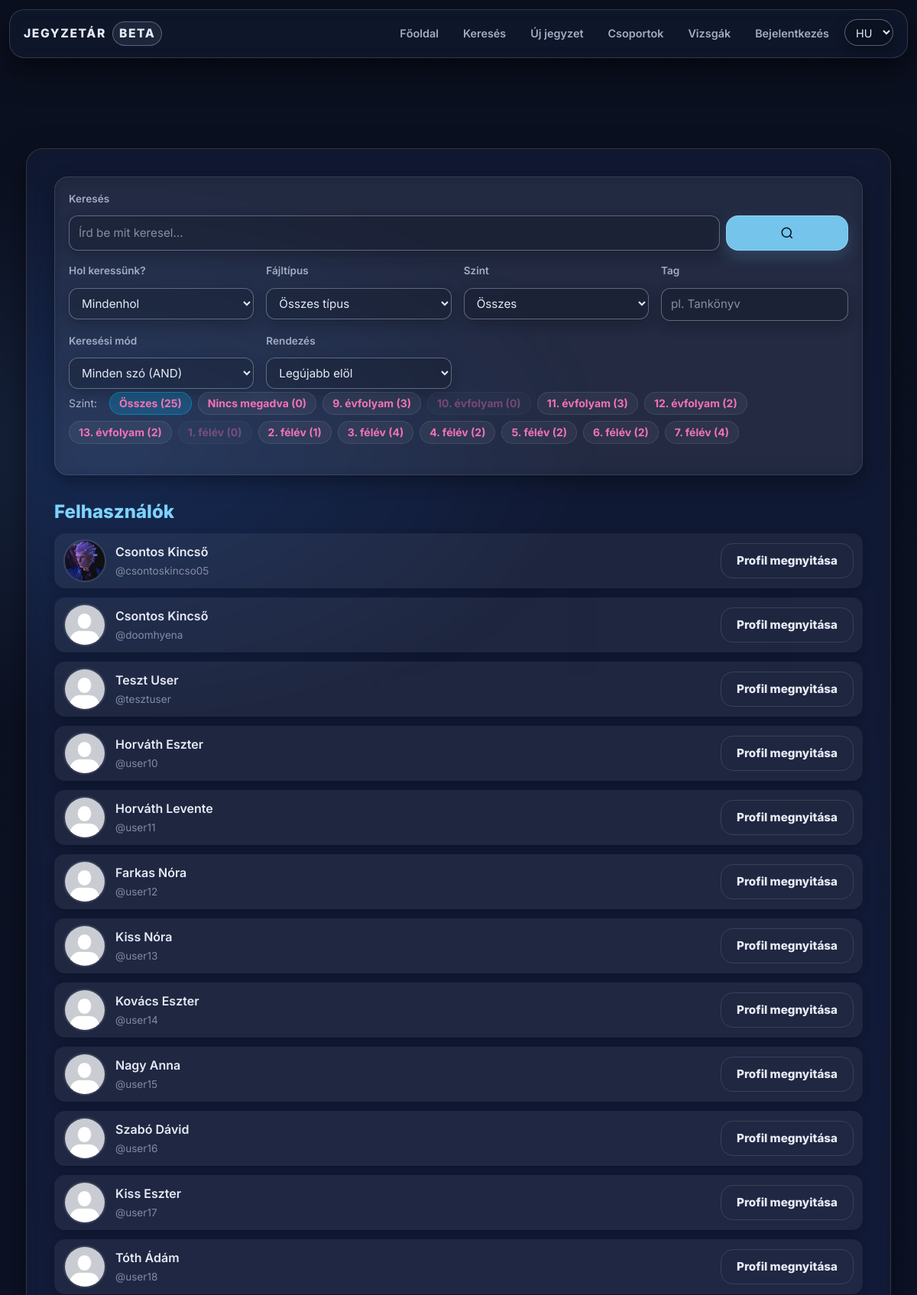
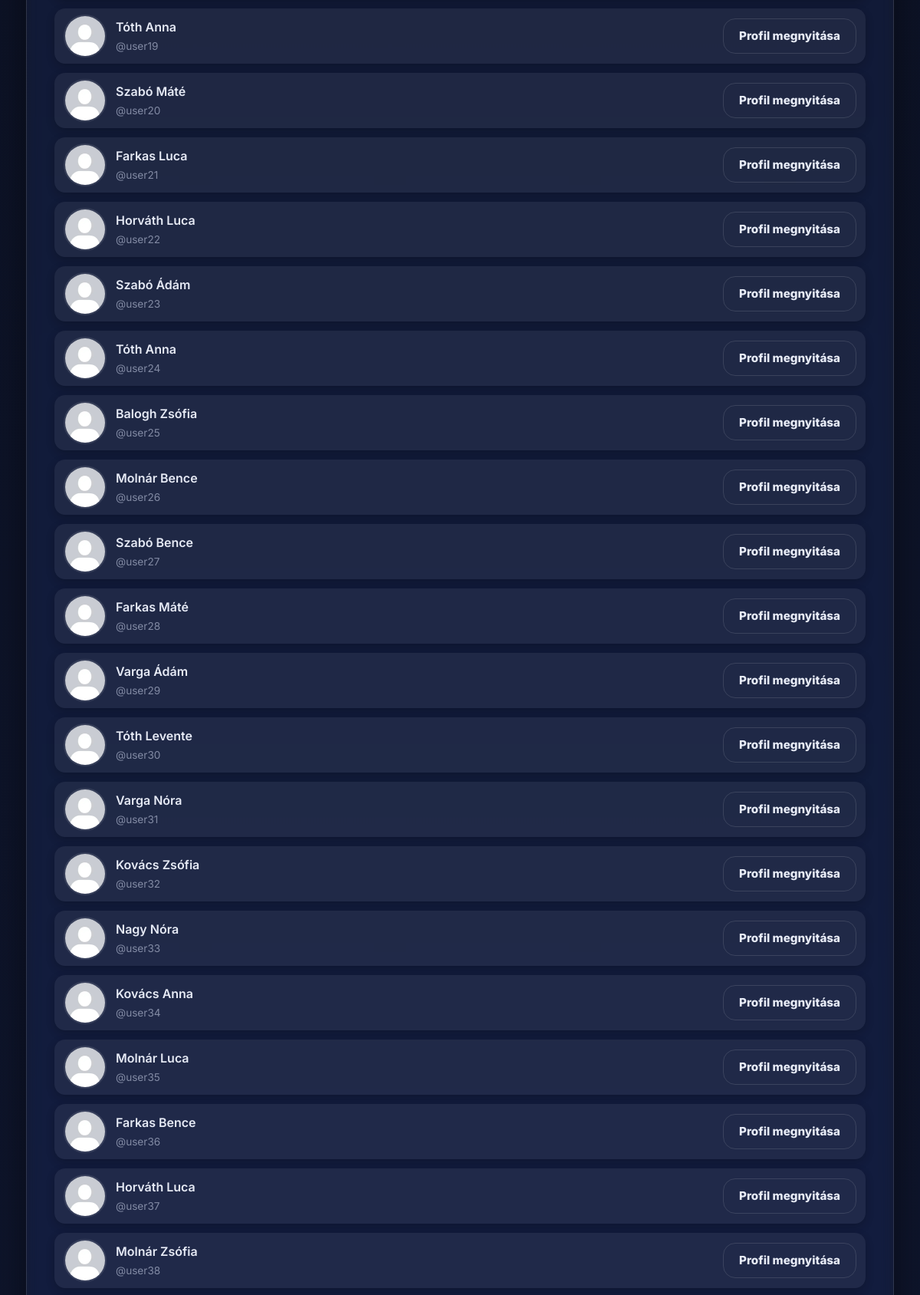
Screenshot of /search.php (upper part) with the database file from the repository (2 pictures, top to bottom).
### tables this page shows
CREATE TABLE `users` (
  `id` int(11) NOT NULL,
  `lastname` varchar(100) DEFAULT NULL,
  `firstname` varchar(100) DEFAULT NULL,
  `username` varchar(50) NOT NULL,
  `birthdate` date DEFAULT NULL,
  `gender` varchar(10) DEFAULT NULL,
  `email` varchar(50) NOT NULL,
  `profile_picture` varchar(255) DEFAULT NULL,
  `password` varchar(255) NOT NULL,
  `security_question` varchar(255) NOT NULL,
  `security_answer` varchar(255) NOT NULL,
  `admin` tinyint(1) NOT NULL,
  `teacher` tinyint(1) DEFAULT NULL,
  `registration_date` datetime DEFAULT NULL,
  `language` varchar(5) NOT NULL DEFAULT 'hu',
  `oauth_provider` varchar(20) DEFAULT NULL,
  `oauth_sub` varchar(191) DEFAULT NULL,
  `email_verified` tinyint(1) NOT NULL DEFAULT 0,
  `bio` text DEFAULT NULL,
  `profile_theme` varchar(32) NOT NULL DEFAULT 'default',
  `twofa_enabled` tinyint(1) NOT NULL DEFAULT 0,
  `used_reg_code` varchar(64) DEFAULT NULL,
  `used_reg_code_at` datetime DEFAULT NULL,
  `show_fullname` tinyint(1) NOT NULL DEFAULT 1,
  `show_email` tinyint(1) NOT NULL DEFAULT 0,
  `show_birthdate` tinyint(1) NOT NULL DEFAULT 0
);

### assets/php/lang.php (called while the page is built, shortened)
<?php
    $supported_langs = ['hu', 'en', 'de'];
    if (isset($_GET['lang']) && in_array($_GET['lang'], $supported_langs, true)) {
        $lang = $_GET['lang'];
        $_SESSION['lang'] = $lang;
        if (!headers_sent()) {
            setcookie('lang', $lang, time() + 60*60*24*30, '/');
        }
    } else {
        if (isset($_SESSION['lang']) && in_array($_SESSION['lang'], $supported_langs, true)) {
            $lang = $_SESSION['lang'];
        } elseif (isset($_COOKIE['lang']) && in_array($_COOKIE['lang'], $supported_langs, true)) {
            $lang = $_COOKIE['lang'];
        } else {
            $lang = 'hu';
        }
    }
    $translations = [];
    if ($stmt = $conn->prepare("SELECT t_key, text FROM translations WHERE lang_code = ?")) {
        $stmt->bind_param('s', $lang);
        $stmt->execute();
        $result = $stmt->get_result();
        while ($row = $result->fetch_assoc()) {
            $translations[$row['t_key']] = $row['text'];
        }
    }

### assets/php/functions.php (called while the page is built, shortened)
<?php
    if (!function_exists('db_stmt')) {
        function db_stmt(mysqli $conn, string $sql, string $types = '', array $params = []): mysqli_stmt {
            $stmt = $conn->prepare($sql);
            if (!$stmt->execute()) {
                db_log_error($conn, 'Végrehajtási hiba (execute)', $sql, $params);
                throw new RuntimeException('Végrehajtási hiba (execute): ' . $stmt->error);
            }
            return $stmt;
        }
    }
    if (!function_exists('db_query')) {
        function db_query(mysqli $conn, string $sql, string $types = '', array $params = []): mysqli_result
        {
            $stmt = db_stmt($conn, $sql, $types, $params);
            $result = $stmt->get_result();
            return $result;
        }
    }
    if (!function_exists('t')) {
        function t(string $key, string $fallback = ''): string {
            global $translations;
            if (!empty($translations) && array_key_exists($key, $translations)) {
                return (string)$translations[$key];
            }
            return $fallback !== '' ? $fallback : $key;
        }
    }
    if (!function_exists('tokenize_query')) {
        function tokenize_query(string $q): array {
            $q = trim($q);
            if ($q === '') return [];
            $uniq = [];
            return $uniq;
        }
    }

### search.php (the view, shortened to what this page needs)
<?php
    require_once "assets/php/db.php";
    require_once "assets/php/functions.php";
    $scope = strtolower($_GET['scope'] ?? 'all');
    $type = strtolower($_GET['type'] ?? 'all');
    $levelRaw = $_GET['level'] ?? 'all';
    $tagRaw  = trim($_GET['tag'] ?? '');
    $mode = strtolower($_GET['mode'] ?? 'all');
    $sort = strtolower($_GET['sort'] ?? 'newest');
    $userResult = null;
    if ($scope !== 'files') {
        $where = '';
        $types = '';
        $params = [];
        $order = 'ORDER BY u.username ASC';
        $sqlUsers = "SELECT u.id, u.username, u.firstname, u.lastname, u.profile_picture FROM users u $where $order LIMIT 50";
        $userResult = db_query($conn, $sqlUsers, $types, $params);
    }
    $hasEduStage = false;
    $hasEduLevel = false;
    $columnsRes = $conn->query("SHOW COLUMNS FROM files");
    if ($columnsRes) {
        while ($c = $columnsRes->fetch_assoc()) {
            $col = strtolower($c['Field'] ?? '');
            if ($col === 'edu_stage') $hasEduStage = true;
            if ($col === 'edu_level') $hasEduLevel = true;
        }
    }
    $useEdu = ($hasEduStage && $hasEduLevel);
    if ($scope !== 'users') {
        $whereBase = [];
        $typesBase = '';
        $paramsBase = [];
        $whereForFacets = $whereBase;
        $typesForFacets = $typesBase;
        $paramsForFacets = $paramsBase;
        if ($useEdu) {
            $facetWhereSql = $whereForFacets ? ('WHERE ' . implode(' AND ', $whereForFacets)) : '';
            $sqlEduFacet = "
                    SELECT f.edu_stage AS s, f.edu_level AS l, COUNT(*) AS c
                    FROM files f
                    {$facetWhereSql}
                    GROUP BY f.edu_stage, f.edu_level
                    ORDER BY (f.edu_stage IS NULL OR f.edu_level IS NULL) ASC, f.edu_stage ASC, f.edu_level ASC
                ";
            $facetRes = db_query($conn, $sqlEduFacet, $typesForFacets, $paramsForFacets);
        }
    }
    require "assets/php/lang.php";
?>
<!DOCTYPE html>
<html lang="<?= htmlspecialchars($lang) ?>">
<head>
    <link rel="stylesheet" href="assets/css/styles.css">
    <script src="https://cdn.jsdelivr.net/npm/@tailwindcss/browser@4"></script>
</head>
<body>
<?php include 'assets/php/navbar.php'; ?>
<div class="content-wrapper w-full">
    <?php include "assets/php/ads.php"; ?>
    <div class="main w-full max-w-6xl mx-auto px-4 md:px-6 lg:px-8 py-6">
        <section class="card search-panel mb-6 md:mb-8 p-4 md:p-6">
            <form method="GET" class="search-form-grid grid grid-cols-1 md:grid-cols-2 lg:grid-cols-4 gap-4">
                <div class="form-field md:col-span-2 lg:col-span-4">
                    <label for="q" class="text-sm md:text-base mb-2 block">
                        <?= htmlspecialchars(t('search_input_label')) ?>
                    </label>
                    <div class="search-input-wrapper flex gap-2">
                        <input
                            type="text"
                            name="q"
                            id="q"
                            value="<?= htmlspecialchars($q) ?>"
                            class="input flex-1 text-sm md:text-base"
                            placeholder="<?= htmlspecialchars(t('search_input_placeholder')) ?>">
                        <button type="submit" class="btn-cta flex-shrink-0" title="<?= htmlspecialchars(t('search_page_title')) ?>">
                            <svg class="icon icon-search w-4 h-4 md:w-5 md:h-5" viewBox="0 0 24 24" fill="none" stroke="currentColor" stroke-width="2">
                                <circle cx="11" cy="11" r="8"></circle>
                                <line x1="21" y1="21" x2="16.65" y2="16.65"></line>
                            </svg>
                        </button>
                    </div>
                </div>
                <div class="form-field">
                    <label class="text-sm md:text-base mb-2 block"><?= htmlspecialchars(t('label_scope')) ?></label>
                    <select name="scope" class="select w-full text-sm md:text-base">
                        <option value="all" <?= $scope === 'all' ? 'selected' : '' ?>>
                            <?= htmlspecialchars(t('search_scope_all_everywhere')) ?>
                        </option>
                    </select>
                </div>
                <div class="form-field">
                    <label class="text-sm md:text-base mb-2 block"><?= htmlspecialchars(t('label_type')) ?></label>
                    <select name="type" class="select w-full text-sm md:text-base">
                        <option value="all" <?= $type === 'all' ? 'selected' : '' ?>>
                            <?= htmlspecialchars(t('search_type_all_types')) ?>
                        </option>
                    </select>
                </div>
                <div class="form-field">
                    <label class="text-sm md:text-base mb-2 block"><?= htmlspecialchars(t('search_level_label')) ?></label>
                    <select name="level" class="select w-full text-sm md:text-base">
                        <option value="all" <?= ($levelRaw === 'all' || $levelRaw === '' || $levelRaw === null) ? 'selected' : '' ?>>
                            <?= htmlspecialchars(t('search_level_all')) ?>
                        </option>
                    </select>
                </div>
                <div class="form-field">
                    <label class="text-sm md:text-base mb-2 block"><?= htmlspecialchars(t('search_tag_label')) ?></label>
                    <input
                        type="text"
                        name="tag"
                        value="<?= htmlspecialchars($tagRaw) ?>"
                        class="input w-full text-sm md:text-base"
                        placeholder="<?= htmlspecialchars(t('search_tag_placeholder')) ?>">
                </div>
                <div class="form-field">
                    <label class="text-sm md:text-base mb-2 block"><?= htmlspecialchars(t('search_mode_label')) ?></label>
                    <select name="mode" class="select w-full text-sm md:text-base">
                        <option value="all" <?= $mode === 'all' ? 'selected' : '' ?>>
                            <?= htmlspecialchars(t('search_mode_all_words')) ?>
                        </option>
                    </select>
                </div>
                <div class="form-field md:col-span-2 lg:col-span-1">
                    <label class="text-sm md:text-base mb-2 block"><?= htmlspecialchars(t('label_sort')) ?></label>
                    <select name="sort" class="select w-full text-sm md:text-base">
                        <option value="newest" <?= $sort === 'newest' ? 'selected' : '' ?>>
                            <?= htmlspecialchars(t('search_sort_newest')) ?>
                        </option>
                    </select>
                </div>
            </form>
            <?php
                $eduFacet = $GLOBALS['__search_eduFacet'] ?? [];
                $facetBuildUrl = function($levelVal) {
                    $p = $_GET;
                    $p['page'] = 1;
                    $p['level'] = $levelVal;
                    return 'search.php?' . http_build_query($p);
                };
            ?>
            <?php if (!empty($eduFacet) && $useEdu): ?>
                <div class="mb-6 -mt-2 flex flex-wrap gap-2 items-center">
                    <span class="text-sm opacity-70 mr-2"><?= htmlspecialchars(t('search_facet_level')) ?></span>
                    <?php
                        $allCnt = array_sum($eduFacet);
                        $isAllActive = ($levelRaw === 'all' || $levelRaw === '' || $levelRaw === null);
                    ?>
                    <a href="<?= htmlspecialchars($facetBuildUrl('all')) ?>"
                       class="px-3 py-1 rounded-full border text-sm transition-colors <?= $isAllActive ? 'bg-sky-400/20 border-sky-400/40 text-sky-200' : 'bg-white/5 hover:bg-white/10 border-white/10' ?>">
                        <?= htmlspecialchars(sprintf(t('search_facet_all_fmt'), (int)$allCnt)) ?>
                    </a>
                    <?php
                        $noneCnt = (int)($eduFacet['none'] ?? 0);
                        $noneActive = ($levelRaw === 'none');
                    ?>
                    <a href="<?= htmlspecialchars($facetBuildUrl('none')) ?>"
                       class="px-3 py-1 rounded-full border text-sm transition-colors <?= $noneActive ? 'bg-sky-400/20 border-sky-400/40 text-sky-200' : 'bg-white/5 hover:bg-white/10 border-white/10' ?>">
                        <?= htmlspecialchars(sprintf(t('search_facet_none_fmt'), $noneCnt)) ?>
                    </a>
                    <?php for ($y = 9; $y <= 13; $y++):
                        $k = "hs-$y";
                        $cnt = (int)($eduFacet[$k] ?? 0);
                        $active = ((string)$levelRaw === (string)$k);
                        $disabled = ($cnt === 0);
                    ?>
                        <a href="<?= htmlspecialchars($facetBuildUrl($k)) ?>"
                           class="px-3 py-1 rounded-full border text-sm transition-colors <?= $active ? 'bg-sky-400/20 border-sky-400/40 text-sky-200' : ($disabled ? 'opacity-40 pointer-events-none bg-white/5 border-white/10' : 'bg-white/5 hover:bg-white/10 border-white/10') ?>">
                            <?= htmlspecialchars(sprintf(t('search_hs_year_fmt'), $y)) ?> (<?= $cnt ?>)
                        </a>
                    <?php endfor; ?>
                    <?php for ($sm = 1; $sm <= 7; $sm++):
                        $k = "uni-$sm";
                        $cnt = (int)($eduFacet[$k] ?? 0);
                        $active = ((string)$levelRaw === (string)$k);
                        $disabled = ($cnt === 0);
                    ?>
                        <a href="<?= htmlspecialchars($facetBuildUrl($k)) ?>"
                           class="px-3 py-1 rounded-full border text-sm transition-colors <?= $active ? 'bg-sky-400/20 border-sky-400/40 text-sky-200' : ($disabled ? 'opacity-40 pointer-events-none bg-white/5 border-white/10' : 'bg-white/5 hover:bg-white/10 border-white/10') ?>">
                            <?= htmlspecialchars(sprintf(t('search_uni_semester_fmt'), $sm)) ?> (<?= $cnt ?>)
                        </a>
                    <?php endfor; ?>
                </div>
            <?php endif; ?>
        </section>
        <?php if ($userResult && $userResult->num_rows > 0): ?>
            <h3 class="text-xl md:text-2xl mb-4"><?= htmlspecialchars(t('result_users')) ?></h3>
            <div class="list-compact flex flex-col gap-3 mb-6">
                <?php while ($u = $userResult->fetch_assoc()):
                    $usernameRaw = $u['username'];
                    $username = htmlspecialchars($usernameRaw);
                    $fullname = htmlspecialchars(trim(($u['lastname'] ?? '').' '.($u['firstname'] ?? '')));
                    $pfp = "assets/img/default_profile_picture.jpg";
                    if (!empty($u['profile_picture'])) {
                        $fs = __DIR__ . "/users/$usernameRaw/{$u['profile_picture']}";
                        if (file_exists($fs)) {
                            $pfp = "users/$usernameRaw/{$u['profile_picture']}";
                        }
                    }
                ?>
                    <article class="mini-card flex items-center gap-3 p-3 rounded-lg bg-white/5 border border-white/10">
                        <img src="<?= htmlspecialchars($pfp) ?>" alt="" class="w-12 h-12 md:w-14 md:h-14 rounded-full object-cover border-2 border-white/10 flex-shrink-0">
                        <div class="mini-main flex-1 min-w-0">
                            <h4 class="mini-title text-base md:text-lg font-semibold truncate"><?= $fullname ?: '@'.$username ?></h4>
                            <p class="mini-meta text-sm md:text-base opacity-75 truncate">@<?= $username ?></p>
                        </div>
                        <a href="profile.php?username=<?= urlencode($usernameRaw) ?>"
                           class="btn-ghost text-sm md:text-base flex-shrink-0"
                           title="<?= htmlspecialchars(t('open_profile')) ?>">
                            <?= htmlspecialchars(t('open_profile')) ?>
                        </a>
                    </article>
                <?php endwhile; ?>
            </div>
        <?php endif; ?>
    </div>
</div>
</body>
</html>

### rows the page displays
users: username+profile_picture (picture), lastname+firstname "Csontos Kincső", username "csontoskincso05"
users: lastname+firstname "Csontos Kincső", username "doomhyena"
users: lastname+firstname "Teszt User", username "tesztuser"
users: lastname+firstname "Horváth Eszter", username "user10"
users: lastname+firstname "Horváth Levente", username "user11"
users: lastname+firstname "Farkas Nóra", username "user12"
users: lastname+firstname "Kiss Nóra", username "user13"
users: lastname+firstname "Kovács Eszter", username "user14"
users: lastname+firstname "Nagy Anna", username "user15"
users: lastname+firstname "Szabó Dávid", username "user16"
users: lastname+firstname "Kiss Eszter", username "user17"
users: lastname+firstname "Tóth Ádám", username "user18"
users: lastname+firstname "Tóth Anna", username "user19"
users: lastname+firstname "Szabó Máté", username "user20"
users: lastname+firstname "Farkas Luca", username "user21"
users: lastname+firstname "Horváth Luca", username "user22"
users: lastname+firstname "Szabó Ádám", username "user23"
users: lastname+firstname "Tóth Anna", username "user24"
users: lastname+firstname "Balogh Zsófia", username "user25"
users: lastname+firstname "Molnár Bence", username "user26"
users: lastname+firstname "Szabó Bence", username "user27"
users: lastname+firstname "Farkas Máté", username "user28"
users: lastname+firstname "Varga Ádám", username "user29"
users: lastname+firstname "Tóth Levente", username "user30"
users: lastname+firstname "Varga Nóra", username "user31"
users: lastname+firstname "Kovács Zsófia", username "user32"
users: lastname+firstname "Nagy Nóra", username "user33"
users: lastname+firstname "Kovács Anna", username "user34"
users: lastname+firstname "Molnár Luca", username "user35"
users: lastname+firstname "Farkas Bence", username "user36"
users: lastname+firstname "Horváth Luca", username "user37"
users: lastname+firstname "Molnár Zsófia", username "user38"

### other values shown
t('nav_home') "Főoldal"
t('nav_search') "Keresés"
t('nav_upload') "Új jegyzet"
t('nav_groups') "Csoportok"
t('nav_exams') "Vizsgák"
t('nav_login') "Bejelentkezés"
t('search_input_label') "Keresés"
t('label_scope') "Hol keressünk?"
t('label_type') "Fájltípus"
t('search_level_label') "Szint"
t('search_tag_label') "Tag"
t('search_mode_label') "Keresési mód"
t('label_sort') "Rendezés"
t('search_facet_level') "Szint:"
sprintf(t('search_facet_all_fmt'), (int)$allCnt) "Összes (25)"
